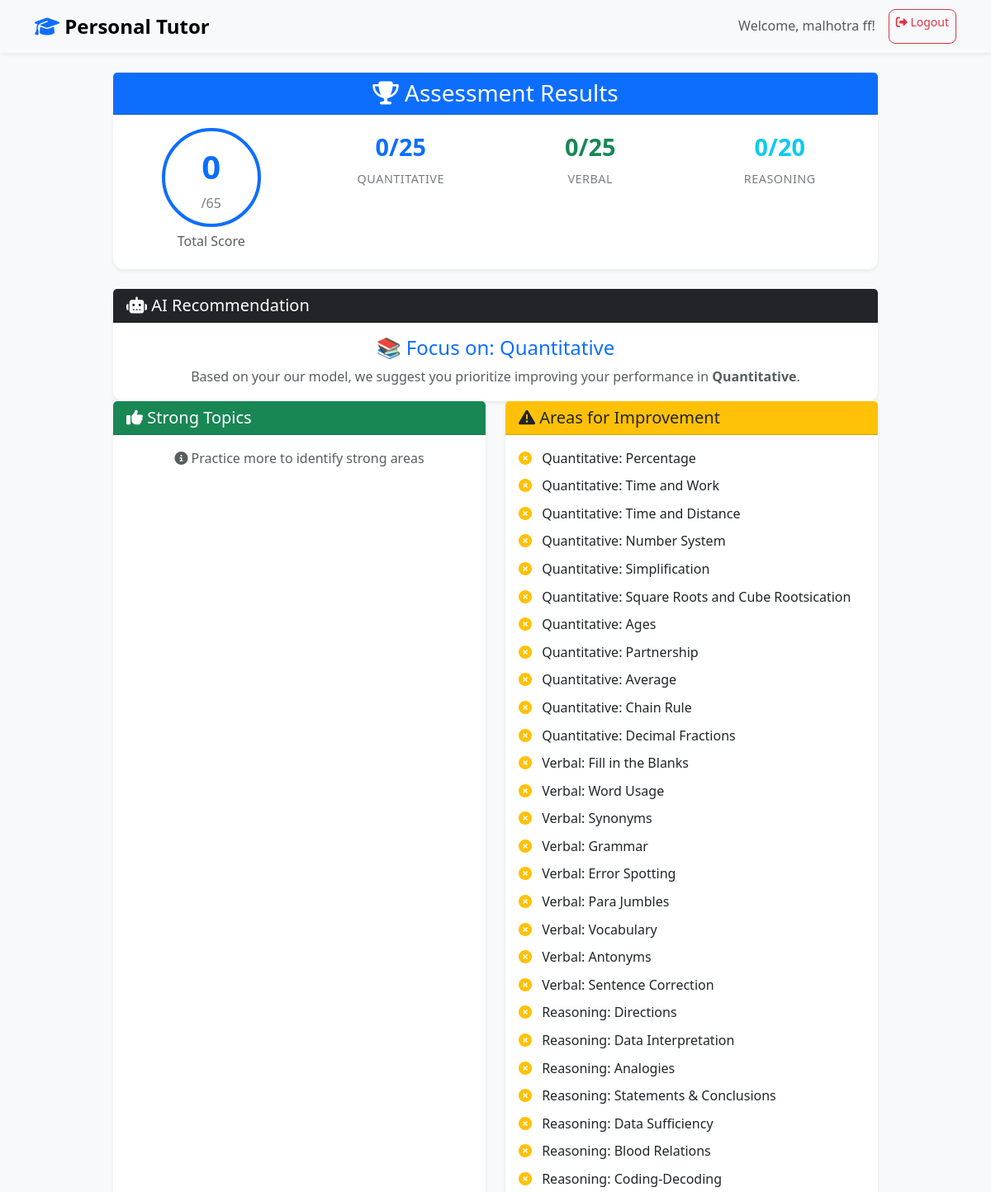
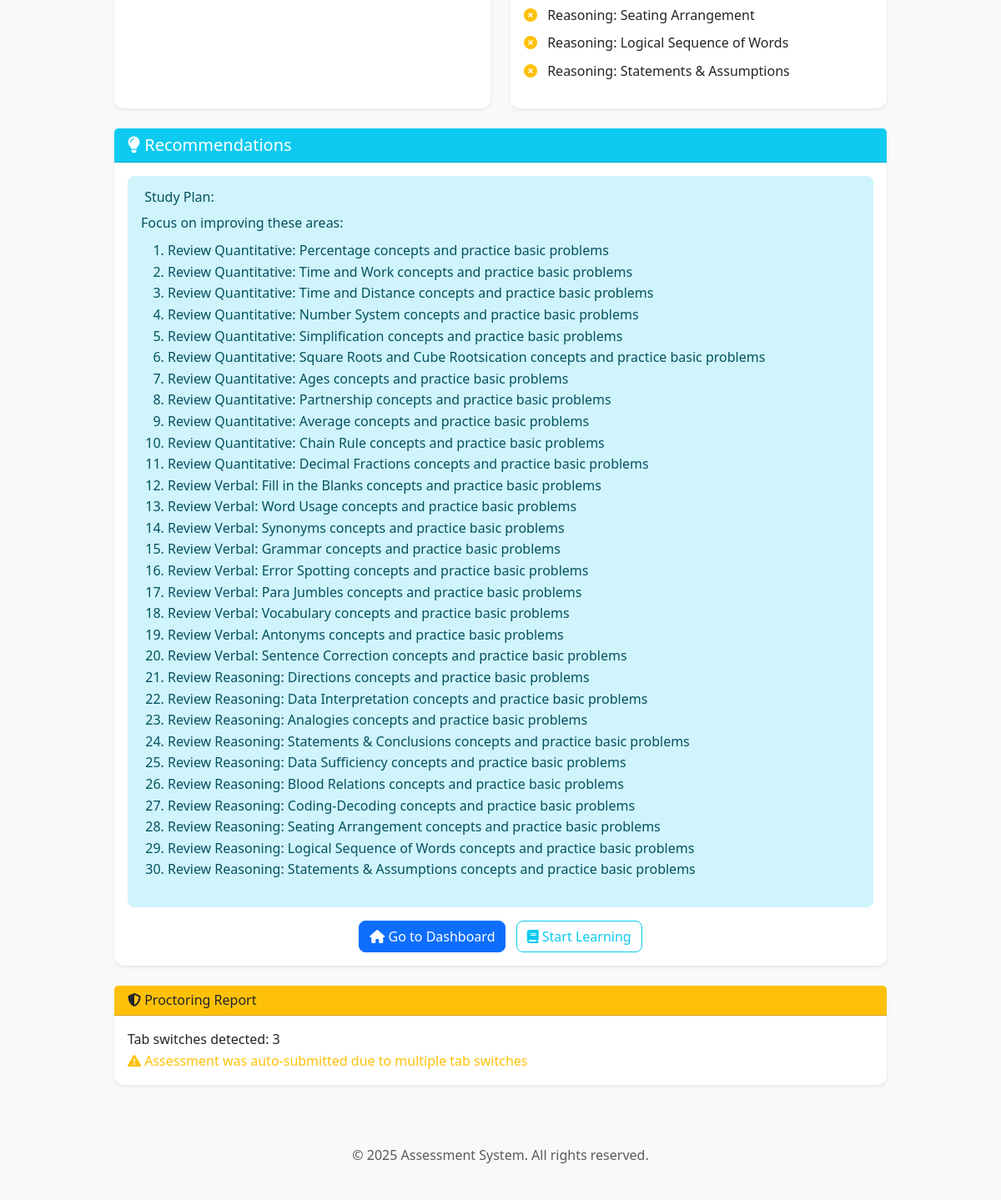
Screenshot of /assessment_results/1 (signed in) with the database file from the repository (2 pictures, top to bottom).
### models.py (models this page shows)
class Assessment(db.Model):
    id = db.Column(db.Integer, primary_key=True)
    user_id = db.Column(db.Integer, db.ForeignKey('user.id'), nullable=False)
    assessment_type = db.Column(db.String(50), nullable=False)
    quant_score = db.Column(db.Integer, default=0)
    verbal_score = db.Column(db.Integer, default=0)
    reasoning_score = db.Column(db.Integer, default=0)
    total_score = db.Column(db.Integer, default=0)
    quant_topics = db.Column(db.Text)  # JSON string
    verbal_topics = db.Column(db.Text)  # JSON string
    reasoning_topics = db.Column(db.Text)  # JSON string
    tab_switches = db.Column(db.Integer, default=0)
    auto_submitted = db.Column(db.Boolean, default=False)
    section_times = db.Column(db.Text, nullable=True)
    completed_at = db.Column(db.DateTime, default=datetime.utcnow)

### routes.py (the view)
@app.route('/assessment_results/<int:assessment_id>')
def assessment_results(assessment_id):
    if 'user_id' not in session:
        return redirect(url_for('login'))
    assessment = Assessment.query.get_or_404(assessment_id)
    quant_topics = json.loads(assessment.quant_topics) if assessment.quant_topics else {}
    verbal_topics = json.loads(assessment.verbal_topics) if assessment.verbal_topics else {}
    reasoning_topics = json.loads(assessment.reasoning_topics) if assessment.reasoning_topics else {}
    strong_topics = []
    weak_topics = []
    for subject_topics, subject_name in [
        (quant_topics, 'Quantitative'),
        (verbal_topics, 'Verbal'),
        (reasoning_topics, 'Reasoning')
    ]:
        for topic, stats in subject_topics.items():
            if stats['correct'] > 0:
                strong_topics.append(f"{subject_name}: {topic}")
            if stats['correct'] == 0 and stats['total'] > 0:
                weak_topics.append(f"{subject_name}: {topic}")
    section_times = json.loads(assessment.section_times or '{}')
    recommendation = recommend_subject(
        assessment.quant_score,
        assessment.verbal_score,
        assessment.reasoning_score,
        section_times
    )
    return render_template('assessment_results.html',
                           assessment=assessment,
                           strong_topics=strong_topics,
                           weak_topics=weak_topics,
                           recommendation=recommendation)

### routes.py (called while the page is built)
def recommend_subject(quant, verbal, reasoning, times):
    scores = {
        'Quantitative': quant,
        'Verbal': verbal,
        'Reasoning': reasoning
    }
    efficiency = {
        subject: round(scores[subject] / max(times.get(subject, 1), 1), 4)
        for subject in scores
    }
    print("🧠 Efficiency Debug:")
    for subject, value in efficiency.items():
        print(f"  {subject}: Score = {scores[subject]}, Time = {times.get(subject, 0)} sec, Efficiency = {value}")
    recommended = min(efficiency.items(), key=lambda x: x[1])[0]
    print(f"✅ Recommended Subject: {recommended}")
    return recommended

### templates/assessment_results.html (shortened to what this page needs)
{% extends "base.html" %}
{% block content %}
<div class="row justify-content-center">
    <div class="col-lg-10">
        <div class="card border-0 shadow-sm mb-4">
            <div class="card-header bg-primary text-white text-center">
                <h3 class="mb-0">
                    <i class="fas fa-trophy"></i>
                    Assessment Results
                </h3>
            </div>
            <div class="card-body">
                <div class="row text-center">
                    <div class="col-md-3">
                        <div class="score-circle mx-auto mb-2">
                            <span class="score-number">{{ assessment.total_score }}</span>
                            <span class="score-total">/65</span>
                        </div>
                        <h6 class="text-muted">Total Score</h6>
                    </div>
                    <div class="col-md-3">
                        <div class="score-section">
                            <div class="score-value text-primary">{{ assessment.quant_score }}/25</div>
                            <div class="score-label">Quantitative</div>
                        </div>
                    </div>
                    <div class="col-md-3">
                        <div class="score-section">
                            <div class="score-value text-success">{{ assessment.verbal_score }}/25</div>
                            <div class="score-label">Verbal</div>
                        </div>
                    </div>
                    <div class="col-md-3">
                        <div class="score-section">
                            <div class="score-value text-info">{{ assessment.reasoning_score }}/20</div>
                            <div class="score-label">Reasoning</div>
                        </div>
                    </div>
                </div>
            </div>
        </div>
                    {% if recommendation %}
                    <div class="card border-0 shadow-sm mt-4">
                        <div class="card-header bg-dark text-white">
                            <h5 class="mb-0">
                                <i class="fas fa-robot"></i>
                                AI Recommendation
                            </h5>
                        </div>
                        <div class="card-body text-center">
                            <h4 class="text-primary">📚 Focus on: {{ recommendation }}</h4>
                            <p class="text-muted mb-0">
                                Based on your our model, we suggest you prioritize improving your performance in <strong>{{ recommendation }}</strong>.
                            </p>
                        </div>
                    </div>
                    {% endif %}
        <div class="row">
            <div class="col-md-6">
                <div class="card border-0 shadow-sm h-100">
                    <div class="card-header bg-success text-white">
                        <h5 class="mb-0">
                            <i class="fas fa-thumbs-up"></i>
                            Strong Topics
                        </h5>
                    </div>
                    <div class="card-body">
                        {% if strong_topics %}
                            <ul class="list-unstyled">
                                {% for topic in strong_topics %}
                                <li class="mb-2">
                                    <i class="fas fa-check-circle text-success me-2"></i>
                                    {{ topic }}
                                </li>
                                {% endfor %}
                            </ul>
                        {% else %}
                            <p class="text-muted text-center">
                                <i class="fas fa-info-circle"></i>
                                Practice more to identify strong areas
                            </p>
                        {% endif %}
                    </div>
                </div>
            </div>
            <div class="col-md-6">
                <div class="card border-0 shadow-sm h-100">
                    <div class="card-header bg-warning text-dark">
                        <h5 class="mb-0">
                            <i class="fas fa-exclamation-triangle"></i>
                            Areas for Improvement
                        </h5>
                    </div>
                    <div class="card-body">
                        {% if weak_topics %}
                            <ul class="list-unstyled">
                                {% for topic in weak_topics %}
                                <li class="mb-2">
                                    <i class="fas fa-times-circle text-warning me-2"></i>
                                    {{ topic }}
                                </li>
                                {% endfor %}
                            </ul>
                        {% else %}
                            <p class="text-muted text-center">
                                <i class="fas fa-trophy"></i>
                                Great job! No weak areas identified
                            </p>
                        {% endif %}
                    </div>
                </div>
            </div>
        </div>
        <div class="card border-0 shadow-sm mt-4">
            <div class="card-header bg-info text-white">
                <h5 class="mb-0">
                    <i class="fas fa-lightbulb"></i>
                    Recommendations
                </h5>
            </div>
            <div class="card-body">
                {% if weak_topics %}
                <div class="alert alert-info">
                    <h6> Study Plan:</h6>
                    <p class="mb-2">Focus on improving these areas:</p>
                    <ol>
                        {% for topic in weak_topics %}
                        <li>Review {{ topic }} concepts and practice basic problems</li>
                        {% endfor %}
                    </ol>
                </div>
                {% endif %}
                <div class="text-center">
                    <a href="{{ url_for('dashboard') }}" class="btn btn-primary me-2">
                        <i class="fas fa-home"></i>
                        Go to Dashboard
                    </a>
                    {% if weak_topics %}
                    <a href="{{ url_for('subject_page', subject_name='quantitative') }}" class="btn btn-outline-info">
                        <i class="fas fa-book"></i>
                        Start Learning
                    </a>
                    {% endif %}
                </div>
            </div>
        </div>
        {% if assessment.tab_switches > 0 or assessment.auto_submitted %}
        <div class="card border-0 shadow-sm mt-4">
            <div class="card-header bg-warning text-dark">
                <h6 class="mb-0">
                    <i class="fas fa-shield-alt"></i>
                    Proctoring Report
                </h6>
            </div>
            <div class="card-body">
                <ul class="list-unstyled mb-0">
                    <li>Tab switches detected: {{ assessment.tab_switches }}</li>
                    {% if assessment.auto_submitted %}
                    <li class="text-warning">
                        <i class="fas fa-exclamation-triangle"></i>
                        Assessment was auto-submitted due to multiple tab switches
                    </li>
                    {% endif %}
                </ul>
            </div>
        </div>
        {% endif %}
    </div>
</div>
{% endblock %}

### templates/base.html (shortened to what this page needs)
<!DOCTYPE html>
<html lang="en">
<head>
    <link href="https://cdn.jsdelivr.net/npm/bootstrap@5.3.0/dist/css/bootstrap.min.css" rel="stylesheet">
    <link rel="stylesheet" href="https://cdnjs.cloudflare.com/ajax/libs/font-awesome/6.4.0/css/all.min.css">
    <link rel="stylesheet" href="{{ url_for('static', filename='css/style.css') }}">
</head>
<body>
    <nav class="navbar navbar-expand-lg navbar-light bg-light shadow-sm">
        <div class="container">
            <a class="navbar-brand fw-bold" href="{{ url_for('index') }}">
                <i class="fas fa-graduation-cap text-primary"></i>
              Personal Tutor
            </a>
            {% if session.user_id %}
            <div class="navbar-nav ms-auto">
                <span class="navbar-text me-3">Welcome, {{ session.user_name }}!</span>
                <a class="btn btn-outline-danger btn-sm" href="{{ url_for('logout') }}">
                    <i class="fas fa-sign-out-alt"></i> Logout
                </a>
            </div>
            {% endif %}
        </div>
    </nav>
    <main class="container mt-4">
        {% block content %}{% endblock %}
    </main>
    <footer class="bg-light mt-5 py-4">
        <div class="container text-center text-muted">
            <p>&copy; 2025 Assessment System. All rights reserved.</p>
        </div>
    </footer>

### static/css/style.css (style rules this page uses)
:root { --primary-color: 13, 110, 253; --success-color: 25, 135, 84; --warning-color: 255, 193, 7; --info-color: 13, 202, 240; --danger-color: 220, 53, 69; --light-color: 248, 249, 250; --dark-color: 33, 37, 41; --background: 255, 255, 255; --text-color: 33, 37, 41; --border-color: 222, 226, 230; }
body { font-family: 'Segoe UI', Tahoma, Geneva, Verdana, sans-serif; background-color: rgb(var(--light-color)); color: rgb(var(--text-color)); line-height: 1.6; }
.card { border: 1px solid rgba(var(--border-color), 0.125); border-radius: 12px; transition: all 0.3s ease; }
.score-circle { width: 120px; height: 120px; border: 4px solid rgb(var(--primary-color)); border-radius: 50%; display: flex; flex-direction: column; align-items: center; justify-content: center; position: relative; }
.score-number { font-size: 2.5rem; font-weight: bold; color: rgb(var(--primary-color)); }
.score-total { font-size: 1rem; color: rgba(var(--text-color), 0.6); }
.score-section { text-align: center; }
.score-value { font-size: 1.8rem; font-weight: bold; margin-bottom: 0.25rem; }
.score-label { font-size: 0.9rem; color: rgba(var(--text-color), 0.6); text-transform: uppercase; letter-spacing: 0.5px; }
.btn { border-radius: 8px; font-weight: 500; transition: all 0.3s ease; }
.alert { border-radius: 8px; border: none; }
.navbar-brand { font-size: 1.5rem; }
footer { margin-top: auto; }
.fade-in { animation: fadeIn 0.5s ease-out; }

### rows the page displays
Assessment: total_score "0", quant_score "0", verbal_score "0", reasoning_score "0", tab_switches "3"

### other values shown
{{ session.user_name }} "malhotra ff"
{{ recommendation }} "Quantitative"
{{ topic }} "Quantitative: Percentage" "Quantitative: Time and Work" "Quantitative: Time and Distance" "Quantitative: Number System" "Quantitative: Simplification" "Quantitative: Square Roots and Cube Rootsication" "Quantitative: Ages" "Quantitative: Partnership" "Quantitative: Average" "Quantitative: Chain Rule" "Quantitative: Decimal Fractions" "Verbal: Fill in the Blanks" "Verbal: Word Usage" "Verbal: Synonyms" "Verbal: Grammar" "Verbal: Error Spotting" "Verbal: Para Jumbles" "Verbal: Vocabulary" "Verbal: Antonyms" "Verbal: Sentence Correction" "Reasoning: Directions" "Reasoning: Data Interpretation" "Reasoning: Analogies" "Reasoning: Statements & Conclusions" "Reasoning: Data Sufficiency" "Reasoning: Blood Relations" "Reasoning: Coding-Decoding" "Reasoning: Seating Arrangement" "Reasoning: Logical Sequence of Words" "Reasoning: Statements & Assumptions"
